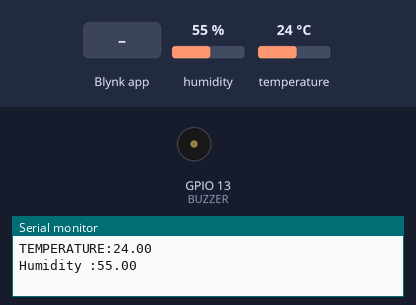
Bench run of a sketch on a simulated ESP32. Parts: buzzer (waves = sounding, pin HIGH), the last lines printed to the serial monitor. The inputs (shaded band) are chosen by the test bench; at power-on: humidity 55 %, temperature 24 °C. WiFi joins after 1.5 s; servers stay silent unless stated.

Above: at 3.0 s.
3.1 s: Blynk app writes 1 to V2
At 5.3 s:
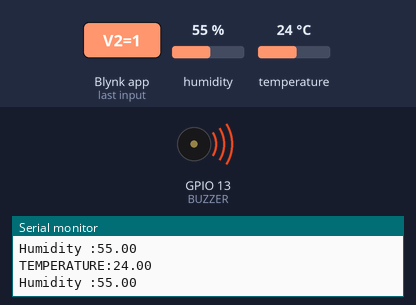
6.3 s: Blynk app writes 0 to V2
At 7.7 s:
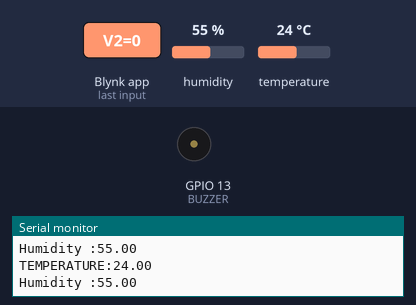
Timing chart, 0 to 9.3 s (numbered marks = the images above; inputs shaded):
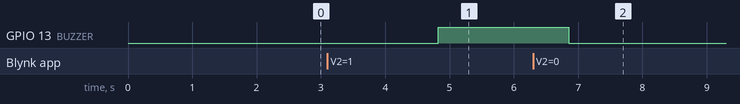

Measured:
- after the input at 3.1 s, GPIO 13 (BUZZER): LOW → HIGH after 1.7 s
- after the input at 6.3 s, GPIO 13 (BUZZER): HIGH → LOW after 0.55 s

The sketch:

blynk_dth_iot.ino
```cpp
#define BLYNK_PRINT Serial
#define BLYNK_TEMPLATE_ID "TMPL3ptacNMOA"
#define BLYNK_TEMPLATE_NAME "TEMPERATURE HUMIDITY MONITORING"
#define BLYNK_AUTH_TOKEN "bKT5cnm0kb0I7J8itlo_DO6ckAQCeSOl"

#include <WiFi.h>
#include <WiFiClient.h>
#include <BlynkSimpleEsp32.h>
#include "DHT.h"
#define DHTPIN 4
#define DHTTYPE DHT11
DHT Dht(DHTPIN,DHTTYPE);
float temp,hum;
char auth[] = BLYNK_AUTH_TOKEN;
char ssid[] = "Redmi 9";
char pass[] ="12345678" ;
BlynkTimer timer;

#define BUZZER 13
void setup() {
  // put your setup code here, to run once:
  Serial.begin(115200);
  pinMode(BUZZER,OUTPUT);
  Dht.begin();
  Blynk.begin(BLYNK_AUTH_TOKEN, ssid, pass);
  timer.setInterval(1000L, sendSensor);
}

void loop() {
  // put your main code here, to run repeatedly:
  Blynk.run();
  timer.run();
}

void sendSensor()
{

  temp=Dht.readTemperature();
hum=Dht.readHumidity();
Serial.print("TEMPERATURE:");
Serial.println(temp);
Serial.print("Humidity :");
Serial.println(hum);
  Blynk.virtualWrite(V0,temp);
  Blynk.virtualWrite(V1,hum);
delay(2000);
}

BLYNK_WRITE(V2)
{
  int value = param.asInt();
  Blynk.virtualWrite(V2,value);
  if(value==1){
    digitalWrite(BUZZER,HIGH);
  }
  else
  {
    digitalWrite(BUZZER,LOW);
  }
}
```
